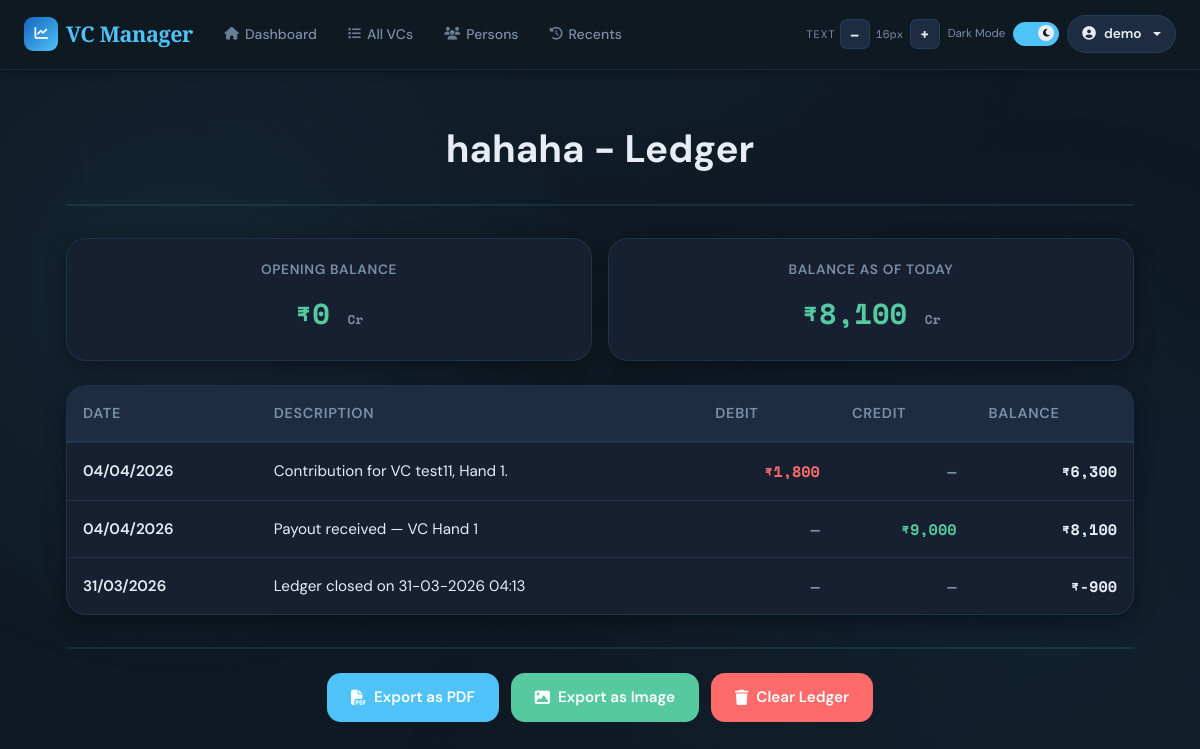
The page /ledger/9 (signed in) on the database as committed earlier.
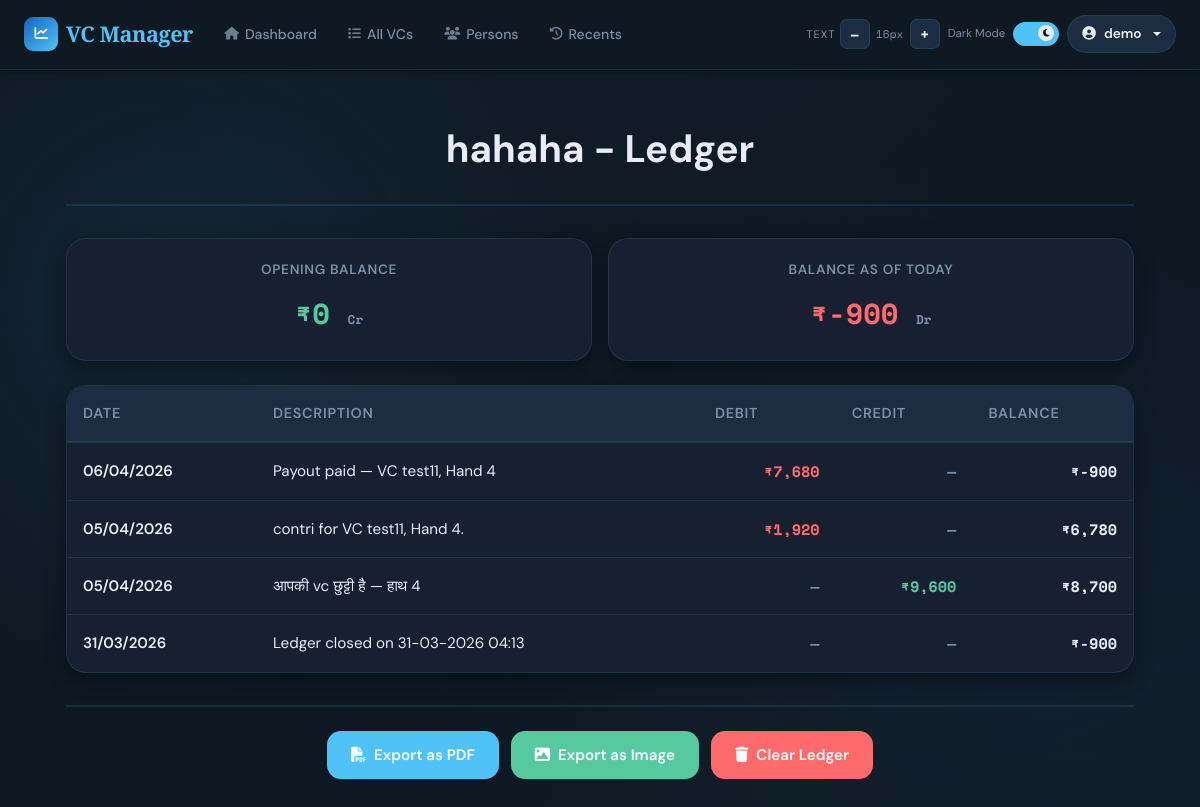
The same page on the database as committed later.
### app/models/ledger.py (models this page shows)
class LedgerEntry(db.Model):
    __tablename__ = 'ledger_entries'
    id = db.Column(db.Integer, primary_key=True)
    person_id = db.Column(db.Integer, db.ForeignKey('persons.id'), nullable=True, index=True)
    vc_id = db.Column(db.Integer, db.ForeignKey('vcs.id'), nullable=True, index=True)
    date = db.Column(db.DateTime, nullable=False, default=datetime.utcnow)
    narration = db.Column(db.Text, nullable=False)
    debit = db.Column(db.Float, default=0)
    credit = db.Column(db.Float, default=0)
    balance = db.Column(db.Float, default=0)
    created_at = db.Column(db.DateTime, default=datetime.utcnow)
    vc = db.relationship('VC', foreign_keys=[vc_id], back_populates='ledger_entries', lazy=True)

### app/routes/ledger.py (the view)
@ledger_bp.route('/<int:person_id>')
@login_required
def person_ledger(person_id):
    person = Person.query.filter_by(id=person_id, user_id=current_user.id).first_or_404()
    vc_id = request.args.get('vc_id', type=int)
    from_date = request.args.get('from_date')
    to_date   = request.args.get('to_date')
    query = LedgerEntry.query.filter_by(person_id=person_id)
    if vc_id:
        query = query.filter(LedgerEntry.vc_id == vc_id)
    if from_date:
        query = query.filter(LedgerEntry.date >= datetime.strptime(from_date + ' 00:00:00', '%Y-%m-%d %H:%M:%S'))
    if to_date:
        query = query.filter(LedgerEntry.date <= datetime.strptime(to_date + ' 23:59:59', '%Y-%m-%d %H:%M:%S'))
    entries = query.order_by(LedgerEntry.id.desc()).all()
    entries = [e for e in entries if e is not None]
    opening_balance = float(person.opening_balance or 0.0)
    return render_template('ledger/person.html', person=person, entries=entries, opening_balance=opening_balance)

### app/models/person.py (called while the page is built)
    @property
    def ledger_balance(self):
        entries = [e for e in self.ledger_entries if e is not None]
        if entries:
            last_entry = sorted(entries, key=lambda e: e.date, reverse=True)[0]
            return last_entry.balance if last_entry.balance is not None else (self.opening_balance or 0.0)
        return self.opening_balance or 0.0

### templates/ledger/person.html (shortened to what this page needs)
{% extends "base.html" %}
{% block content %}
<div class="container-wrapper">
    <div class="page-header">
        <div class="header-title">
            <h1 class="page-title">{{ person.name }} - Ledger</h1>
        </div>
    </div>
    <div class="stats-row">
        <div class="stat-box">
            <div class="stat-label">Opening Balance</div>
            <div class="stat-value {{ 'positive' if opening_balance >= 0 else 'negative' }}">
                ₹{{ "{:,.0f}".format(opening_balance) }} <span style="color: var(--text-muted); font-size: 0.8rem;">{{ 'Cr' if opening_balance >= 0 else 'Dr' }}</span>
            </div>
        </div>
        <div class="stat-box">
            <div class="stat-label">Balance as of Today</div>
            <div class="stat-value {{ 'positive' if person.ledger_balance >= 0 else 'negative' }}">
                ₹{{ "{:,.0f}".format(person.ledger_balance) }} <span style="color: var(--text-muted); font-size: 0.8rem;">{{ 'Cr' if person.ledger_balance >= 0 else 'Dr' }}</span>
            </div>
        </div>
    </div>
    <div class="table-section">
        {% if entries %}
            <table class="ledger-table">
                <thead>
                    <tr>
                        <th>Date</th>
                        <th>Description</th>
                        <th>Debit</th>
                        <th>Credit</th>
                        <th>Balance</th>
                    </tr>
                </thead>
                <tbody>
                    {% for entry in entries %}
                    <tr>
                        <td class="cell-date">{{ entry.date.strftime('%d/%m/%Y') }}</td>
                        <td class="cell-description">{{ entry.narration }}</td>
                        <td class="cell-amount">
                            {% if entry.debit > 0 %}
                                <span class="amount-debit">₹{{ "{:,.0f}".format(entry.debit) }}</span>
                            {% else %}
                                <span class="amount-empty">—</span>
                            {% endif %}
                        </td>
                        <td class="cell-amount">
                            {% if entry.credit > 0 %}
                                <span class="amount-credit">₹{{ "{:,.0f}".format(entry.credit) }}</span>
                            {% else %}
                                <span class="amount-empty">—</span>
                            {% endif %}
                        </td>
                        <td class="cell-amount {{ 'amount-credit' if entry.balance >= 0 else 'amount-debit' }}">
                            ₹{{ "{:,.0f}".format(entry.balance) }}
                        </td>
                    </tr>
                    {% endfor %}
                </tbody>
            </table>
        {% else %}
            <div class="empty-state">
                <i class="fas fa-book-open"></i>
                <h3>No ledger entries</h3>
                <p>Start by adding entries to this person's ledger</p>
            </div>
        {% endif %}
    </div>
    <div class="export-section">
        <button class="action-btn btn-export-pdf" onclick="exportPDF({{ person.id }})">
            <i class="fas fa-file-pdf"></i>Export as PDF
        </button>
        <button class="action-btn btn-export-image" onclick="exportImage({{ person.id }})">
            <i class="fas fa-image"></i>Export as Image
        </button>
        <button class="action-btn btn-clear" onclick="confirmClearLedger()">
            <i class="fas fa-trash"></i>Clear Ledger
        </button>
    </div>
</div>
{% endblock %}

Rows that differ between the two databases and show on the page:
no longer on this page (row edited): LedgerEntry: date "04/04/2026", narration "Contribution for VC test11, Hand 1.", debit "1,800", balance "6,300"
no longer on this page (row edited): LedgerEntry: date "04/04/2026", narration "Payout received — VC Hand 1", credit "9,000", balance "8,100"
changed through a linked row, LedgerEntry "Ledger closed on 31-03-2026 04:13": ledger_balance "8,100" → "-900"; date.balance "Cr" → "Dr"
now on this page (row edited): LedgerEntry: date "06/04/2026", narration "Payout paid — VC test11, Hand 4", debit "7,680", balance "-900"
now on this page (row edited): LedgerEntry: date "05/04/2026", narration "contri for VC test11, Hand 4.", debit "1,920", balance "6,780"
now on this page (row edited): LedgerEntry: date "05/04/2026", narration "आपकी vc छुट्टी है — हाथ 4", credit "9,600", balance "8,700"
changed LedgerEntry: date "2026-03-31 04:13:49.347903" → "2026-04-05 07:04:29.743935" (drawn)
